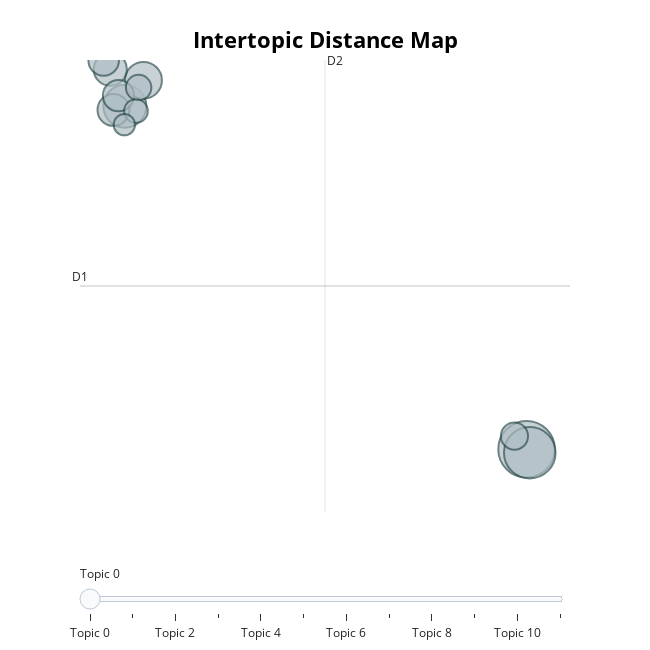

Notebook cell for this chart:
### Markdown cell above
## **Visualize Topics**

With visualizations, we are closing into the realm of subjective "best practices". These are things that I generally do because I like the representations but your experience might differ.

Having said that, there are two visualizations that are my go-to when visualizing the topics themselves:

* `topic_model.visualize_topics()`
* `topic_model.visualize_hierarchy()`

### Code cell
topic_model.visualize_topics(custom_labels=True)

### Figure 1 — Plotly figure (JSON) as saved in the notebook; plotly's stock layout.template omitted (floating-point values rounded to 4 significant figures)
{"data": [{"customdata": [[0, "family | endoflife | home | caregiver | advance", 148], [1, "cancer | breast | information | breast cancer | oncology", 123], [2, "attribute | method | dce | healthcare | data", 85], [3, "colleague | lesson | routine practice | say | nh", 63], [4, "sdm | clinician | practice | physician | option", 51], [5, "woman | pregnancy | contraceptive | attribute | management", 47], [6, "tto | state | utility | value | time", 45], [7, "mental | depression | service | sdm | consumer", 43], [8, "prostate | prostate cancer | cancer | men | decisional", 34], [9, "pain | exercise | low | effect | participation", 30], [10, "diabetes | type diabetes | type | utility | le", 26], [11, "dental | wtp | oral | dentist | role", 21]], "hovertemplate": "<b>Topic %{customdata[0]}</b><br>%{customdata[1]}<br>Size: %{customdata[2]}", "legendgroup": "", "marker": {"color": "#B0BEC5", "line": {"color": "DarkSlateGrey", "width": 2}, "size": [148, 123, 85, 63, 51, 47, 45, 43, 34, 30, 26, 21], "sizemode": "area", "sizeref": 0.0925, "symbol": "circle"}, "mode": "markers", "name": "", "orientation": "v", "showlegend": false, "type": "scatter", "x": [11.11, 11.25, -5.736, -4.955, -6.347, -6.213, -6.004, -6.623, 10.6, -5.158, -5.27, -5.758], "xaxis": "x", "y": [-15.24, -15.38, -1.906, -0.8985, -0.4637, -2.049, -1.496, -0.1271, -14.73, -1.181, -2.091, -2.622], "yaxis": "y"}], "layout": {"annotations": [{"showarrow": false, "text": "D1", "x": -7.617, "y": -8.895, "yshift": 10}, {"showarrow": false, "text": "D2", "x": 2.659, "xshift": 10, "y": -0.108}], "height": 650, "hoverlabel": {"bgcolor": "white", "font": {"family": "Rockwell", "size": 16}}, "legend": {"itemsizing": "constant", "tracegroupgap": 0}, "margin": {"t": 60}, "shapes": [{"line": {"color": "#CFD8DC", "width": 2}, "type": "line", "x0": 2.659, "x1": 2.659, "y0": -17.68, "y1": -0.108}, {"line": {"color": "#9E9E9E", "width": 2}, "type": "line", "x0": -7.617, "x1": 12.93, "y0": -8.895, "y1": -8.895}], "sliders": [{"active": 0, "pad": {"t": 50}, "steps": [{"args": [{"marker.color": [["red", "#B0BEC5", "#B0BEC5", "#B0BEC5", "#B0BEC5", "#B0BEC5", "#B0BEC5", "#B0BEC5", "#B0BEC5", "#B0BEC5", "#B0BEC5", "#B0BEC5"]]}], "label": "Topic 0", "method": "update"}, {"args": [{"marker.color": [["#B0BEC5", "red", "#B0BEC5", "#B0BEC5", "#B0BEC5", "#B0BEC5", "#B0BEC5", "#B0BEC5", "#B0BEC5", "#B0BEC5", "#B0BEC5", "#B0BEC5"]]}], "label": "Topic 1", "method": "update"}, {"args": [{"marker.color": [["#B0BEC5", "#B0BEC5", "red", "#B0BEC5", "#B0BEC5", "#B0BEC5", "#B0BEC5", "#B0BEC5", "#B0BEC5", "#B0BEC5", "#B0BEC5", "#B0BEC5"]]}], "label": "Topic 2", "method": "update"}, {"args": [{"marker.color": [["#B0BEC5", "#B0BEC5", "#B0BEC5", "red", "#B0BEC5", "#B0BEC5", "#B0BEC5", "#B0BEC5", "#B0BEC5", "#B0BEC5", "#B0BEC5", "#B0BEC5"]]}], "label": "Topic 3", "method": "update"}, {"args": [{"marker.color": [["#B0BEC5", "#B0BEC5", "#B0BEC5", "#B0BEC5", "red", "#B0BEC5", "#B0BEC5", "#B0BEC5", "#B0BEC5", "#B0BEC5", "#B0BEC5", "#B0BEC5"]]}], "label": "Topic 4", "method": "update"}, {"args": [{"marker.color": [["#B0BEC5", "#B0BEC5", "#B0BEC5", "#B0BEC5", "#B0BEC5", "red", "#B0BEC5", "#B0BEC5", "#B0BEC5", "#B0BEC5", "#B0BEC5", "#B0BEC5"]]}], "label": "Topic 5", "method": "update"}, {"args": [{"marker.color": [["#B0BEC5", "#B0BEC5", "#B0BEC5", "#B0BEC5", "#B0BEC5", "#B0BEC5", "red", "#B0BEC5", "#B0BEC5", "#B0BEC5", "#B0BEC5", "#B0BEC5"]]}], "label": "Topic 6", "method": "update"}, {"args": [{"marker.color": [["#B0BEC5", "#B0BEC5", "#B0BEC5", "#B0BEC5", "#B0BEC5", "#B0BEC5", "#B0BEC5", "red", "#B0BEC5", "#B0BEC5", "#B0BEC5", "#B0BEC5"]]}], "label": "Topic 7", "method": "update"}, {"args": [{"marker.color": [["#B0BEC5", "#B0BEC5", "#B0BEC5", "#B0BEC5", "#B0BEC5", "#B0BEC5", "#B0BEC5", "#B0BEC5", "red", "#B0BEC5", "#B0BEC5", "#B0BEC5"]]}], "label": "Topic 8", "method": "update"}, {"args": [{"marker.color": [["#B0BEC5", "#B0BEC5", "#B0BEC5", "#B0BEC5", "#B0BEC5", "#B0BEC5", "#B0BEC5", "#B0BEC5", "#B0BEC5", "red", "#B0BEC5", "#B0BEC5"]]}], "label": "Topic 9", "method": "update"}, {"args": [{"marker.color": [["#B0BEC5", "#B0BEC5", "#B0BEC5", "#B0BEC5", "#B0BEC5", "#B0BEC5", "#B0BEC5", "#B0BEC5", "#B0BEC5", "#B0BEC5", "red", "#B0BEC5"]]}], "label": "Topic 10", "method": "update"}, {"args": [{"marker.color": [["#B0BEC5", "#B0BEC5", "#B0BEC5", "#B0BEC5", "#B0BEC5", "#B0BEC5", "#B0BEC5", "#B0BEC5", "#B0BEC5", "#B0BEC5", "#B0BEC5", "red"]]}], "label": "Topic 11", "method": "update"}]}], "title": {"font": {"color": "Black", "size": 22}, "text": "<b>Intertopic Distance Map</b>", "x": 0.5, "xanchor": "center", "y": 0.95, "yanchor": "top"}, "width": 650, "xaxis": {"anchor": "y", "domain": [0, 1], "range": [-7.617, 12.93], "title": {"text": ""}, "visible": false}, "yaxis": {"anchor": "x", "domain": [0, 1], "range": [-17.68, -0.108], "title": {"text": ""}, "visible": false}}}
